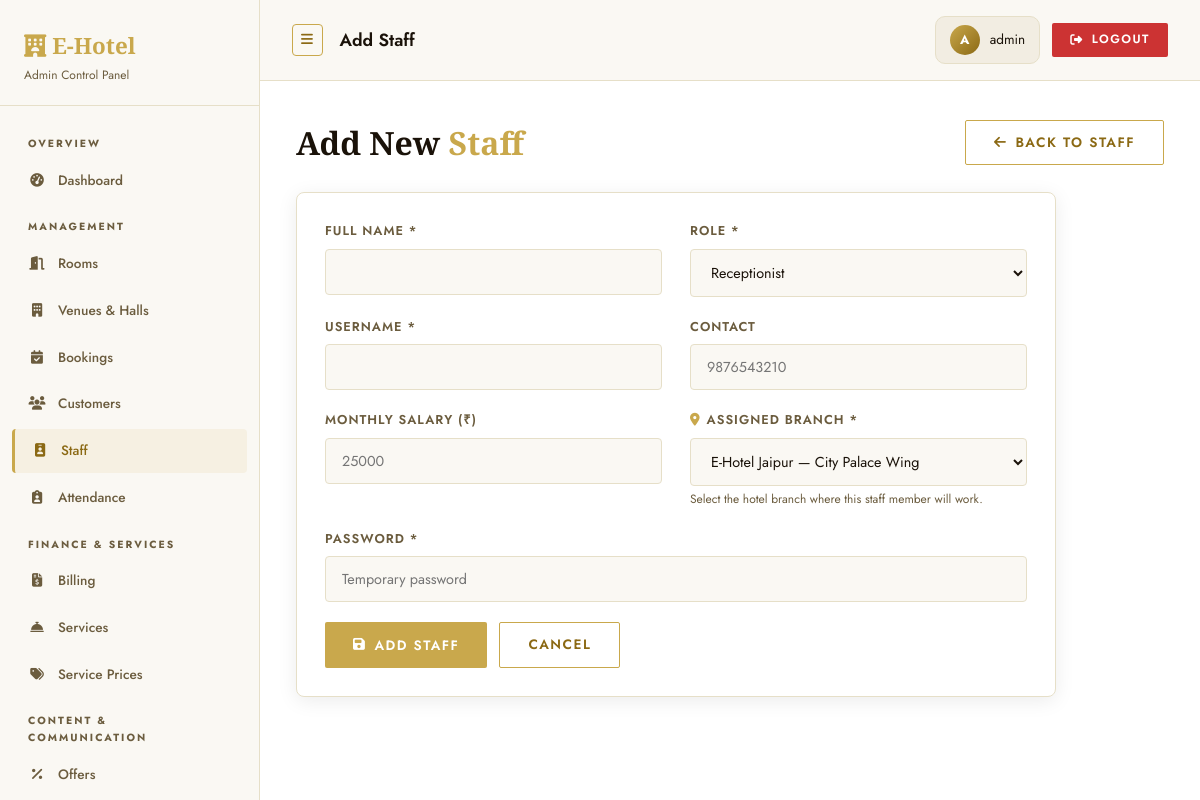
The page /admin/staff/edit/3 (signed in) on the database as committed earlier.
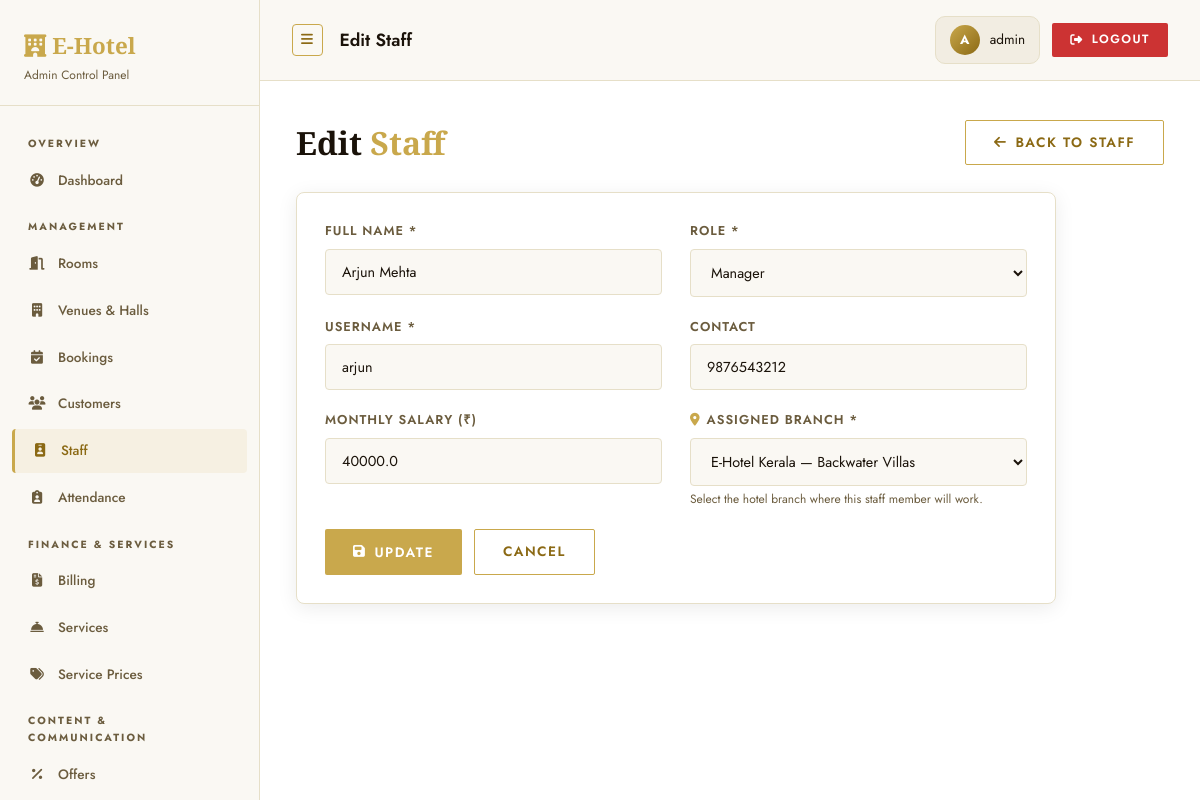
The same page on the database as committed later.
### tables this page shows
CREATE TABLE staff (
                id              INTEGER PRIMARY KEY AUTOINCREMENT,
                name            TEXT NOT NULL,
                role            TEXT NOT NULL,
                contact         TEXT,
                salary          REAL DEFAULT 0,
                username        TEXT UNIQUE NOT NULL,
                password        TEXT NOT NULL,
                assigned_branch TEXT DEFAULT 'Main Branch',
                department_id   INTEGER REFERENCES departments(id),
                current_task    TEXT,
                created_at      DATETIME DEFAULT CURRENT_TIMESTAMP
            );

### routes/admin_routes.py (the view, shortened to what this page needs)
    @app.route('/admin/staff/edit/<int:staff_id>', methods=['GET', 'POST'])
    @admin_required
    def admin_edit_staff(staff_id):
        member      = query_db("SELECT * FROM staff WHERE id=?", [staff_id], one=True)
        departments = query_db("SELECT * FROM departments ORDER BY name")
        return render_template('admin/staff_form.html', member=member, branches=BRANCHES, departments=departments)

### utils/auth.py (called while the page is built)
def admin_required(f):
    @wraps(f)
    def decorated_function(*args, **kwargs):
        if 'admin_id' not in session:
            flash('Admin login required.', 'warning')
            return redirect(url_for('admin_login'))
        return f(*args, **kwargs)
    return decorated_function

### utils/db.py (called while the page is built)
def get_db():
    db = getattr(g, '_database', None)
    if db is None:
        db = g._database = sqlite3.connect(DATABASE)
        db.row_factory = sqlite3.Row
    return db

def query_db(query, args=(), one=False, commit=False):
    db  = get_db()
    cur = db.execute(query, args)
    if commit:
        db.commit()
        return cur.lastrowid
    rows = cur.fetchall()
    return rows[0] if (one and rows) else (None if one else rows)

### templates/admin/staff_form.html (shortened to what this page needs)
{% extends "admin/base_admin.html" %}
{% block page_title %}{{ 'Edit' if member else 'Add' }} Staff{% endblock %}
{% block content %}
<div class="action-bar anim-fade-up">
  <div class="panel-header" style="margin:0">
    <h1>{{ 'Edit' if member else 'Add New' }} <span class="text-accent">Staff</span></h1>
  </div>
  <a href="{{ url_for('admin_staff') }}" class="btn btn-outline">
    <i class="fas fa-arrow-left"></i> Back to Staff
  </a>
</div>
<div class="card anim-fade-up-delay-1" style="max-width:760px">
  <form method="post">
    <div class="grid-2">
      <div class="form-group">
        <label class="form-label">Full Name *</label>
        <input type="text" class="form-control" name="name"
               value="{{ member['name'] if member else '' }}" required>
      </div>
      <div class="form-group">
        <label class="form-label">Role *</label>
        <select class="form-control" name="role" required>
          {% for r in ['Receptionist','Housekeeping','Manager','Security','Chef','Maintenance','Concierge','Bellboy','Spa Therapist','Event Coordinator'] %}
          <option value="{{ r }}" {{ 'selected' if member and member['role']==r else '' }}>{{ r }}</option>
          {% endfor %}
        </select>
      </div>
    </div>
    <div class="grid-2">
      <div class="form-group">
        <label class="form-label">Username *</label>
        <input type="text" class="form-control" name="username"
               value="{{ member['username'] if member else '' }}" required>
      </div>
      <div class="form-group">
        <label class="form-label">Contact</label>
        <input type="tel" class="form-control" name="contact"
               value="{{ member['contact'] if member else '' }}" placeholder="9876543210">
      </div>
    </div>
    <div class="grid-2">
      <div class="form-group">
        <label class="form-label">Monthly Salary (₹)</label>
        <input type="number" class="form-control" name="salary"
               value="{{ member['salary'] if member else '' }}" placeholder="25000" min="0">
      </div>
      <div class="form-group">
        <label class="form-label"><i class="fas fa-map-marker-alt" style="color:var(--accent);margin-right:6px;"></i>Assigned Branch *</label>
        <select class="form-control" name="assigned_branch" required>
          {% for b in branches %}
          <option value="{{ b }}" {{ 'selected' if member and member['assigned_branch']==b else '' }}>{{ b }}</option>
          {% endfor %}
        </select>
        <small style="color:var(--text2);font-size:.75rem;margin-top:4px;display:block;">Select the hotel branch where this staff member will work.</small>
      </div>
    </div>
    {% if not member %}
    <div class="form-group">
      <label class="form-label">Password *</label>
      <input type="password" class="form-control" name="password" placeholder="Temporary password" required>
    </div>
    {% endif %}
    <div style="display:flex;gap:12px">
      <button type="submit" class="btn btn-primary">
        <i class="fas fa-save"></i> {{ 'Update' if member else 'Add Staff' }}
      </button>
      <a href="{{ url_for('admin_staff') }}" class="btn btn-outline">Cancel</a>
    </div>
  </form>
</div>
{% endblock %}

Rows that differ between the two databases and show on the page:
added staff: name "Arjun Mehta", username "arjun", contact "9876543212", salary "40000.0"
Other text that changed with them:
{{ 'Edit' if member else 'Add' }}: "Add" → "Edit"
{{ 'Edit' if member else 'Add New' }}: "Add New" → "Edit"
form field role: "Receptionist" → "Manager"
form field assigned_branch: "E-Hotel Jaipur — City Palace Wing" → "E-Hotel Kerala — Backwater Villas"
{{ 'Update' if member else 'Add Staff' }}: "ADD STAFF" → "UPDATE"
text no longer shown: "PASSWORD *"
